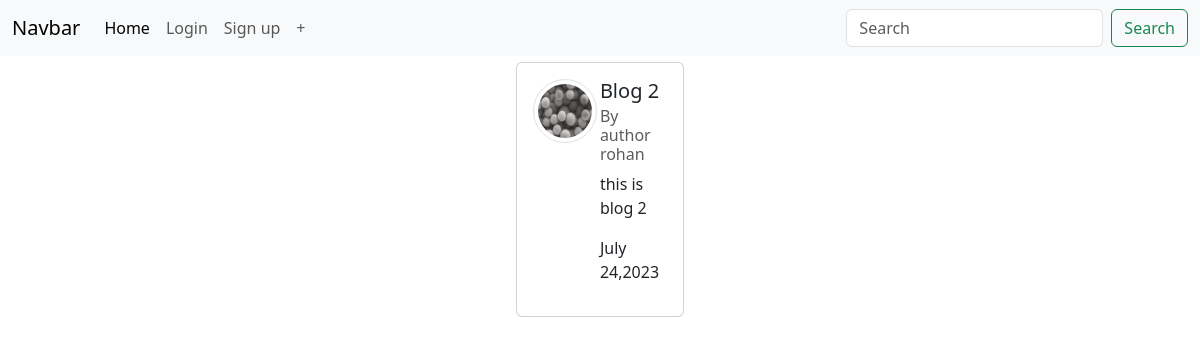
Screenshot of /post/3/ with the database file from the repository.
### blog/models.py (models this page shows, shortened)
class post(models.Model):
    title = models.CharField(max_length=50)
    content =models.CharField(max_length=500)
    author = models.ForeignKey(User , on_delete=models.CASCADE)
    date = models.DateTimeField(default= timezone.now)

### users/models.py (models this page shows, shortened)
class Profile (models.Model):
    user=models.OneToOneField(User, on_delete=models.CASCADE)
    image = models.ImageField(default ='default.jpg', upload_to='profile_pics')

### blog/views.py (the view)
# urls.py: path("post/<int:pk>/", PostDetailView.as_view(), name="post-detail"),
class PostDetailView(DetailView):
    model = post
    template_name ='post_detail.html'

### templates/post_detail.html (shortened to what this page needs)
{% extends 'index.html' %}
{% block body %}
<div style="display: flex;flex-direction: column;  ;">
<div class="c" style="display:flex;flex-direction:column ;align-items:center;justify-content: center; align-items:center; margin: 2.5%; ">
    <div class="card" style="max-width:80% ; display:flex;">
      <div class="card-body" style="display:flex">
        <img class="rounded-circle img-thumbnail" style="height:64px; width:64px"src="{{object.author.profile.image.url}}">
        <div style="display: flex; flex-direction: column; margin-left: 2%;">
        <h5 class="card-title">{{object.title}}</h5>
        <h6 class="card-subtitle mb-2 text-body-secondary">By author {{object.author}}</h6>
        <p class="card-text">{{object.content}}</p>
        <p class="">{{object.date|date:"F d,Y"}}</p>
      </div>
      </div>
    </div>
  </div>
{% endblock body %}

### rows the page displays
post: author.profile.image (picture), title "Blog 2", author "rohan", content "this is blog 2", date "July 24,2023"
